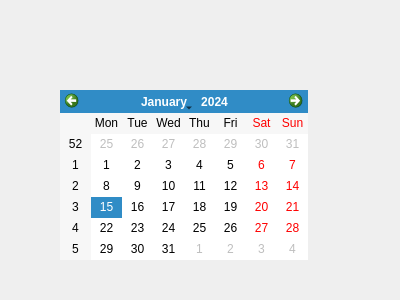
<?xml version="1.0" encoding="UTF-8"?>
<ui version="4.0">
 <class>Dialog</class>
 <widget class="QDialog" name="Dialog">
  <property name="geometry">
   <rect>
    <x>0</x>
    <y>0</y>
    <width>400</width>
    <height>300</height>
   </rect>
  </property>
  <property name="windowTitle">
   <string>Dialog</string>
  </property>
  <widget class="QCalendarWidget" name="calendarWidget">
   <property name="geometry">
    <rect>
     <x>60</x>
     <y>90</y>
     <width>248</width>
     <height>170</height>
    </rect>
   </property>
  </widget>
 </widget>
 <resources/>
 <connections/>
</ui>
